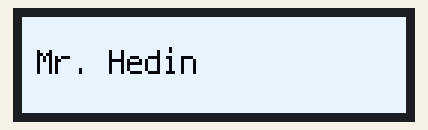
The program below on a simulated Raspberry Pi Pico running CircuitPython. Parts: 128×32 one-colour display.

Above: at 0.1 s.
At 1.1 s:
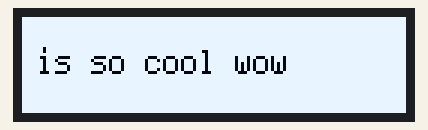
At 2.31 s:
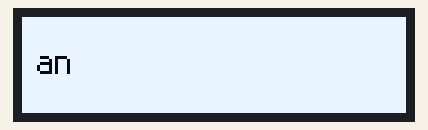
At 3.61 s:
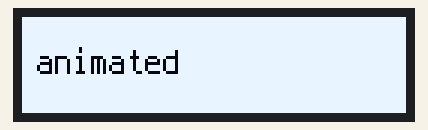
At 4.82 s:
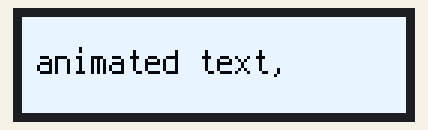
At 5.5 s:
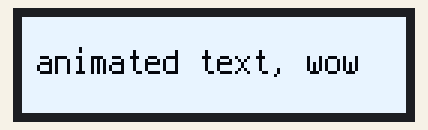

The program:

in_class_example_code.py
```python
"""
This test will initialize the display using displayio and draw a solid white
background and some text
"""
import time
import board
import displayio
import busio
from displayio import I2CDisplay as I2CDisplayBus
import terminalio
from adafruit_display_text import label
import adafruit_displayio_ssd1306

displayio.release_displays()

# Use for I2C
i2c = busio.I2C(board.GP21, board.GP20)  # uses board.SCL and board.SDA
display_bus = I2CDisplayBus(i2c, device_address=0x3C)

WIDTH = 128
HEIGHT = 32
BORDER = 5

display = adafruit_displayio_ssd1306.SSD1306(display_bus, width=WIDTH, height=HEIGHT)

# Make the display group to hold all of our drawings
splash = displayio.Group()

# Set that group as the root group the screen displays
display.root_group = splash

# Create a canvas to draw on and define what colors we have available
bitmap = displayio.Bitmap(WIDTH, HEIGHT, 1)
color_palette = displayio.Palette(2)
color_palette[0] = 0xFFFFFF  # White
color_palette[1] = 0x000000  # Black

# Add the canvas to our grid of drawing
bg_sprite = displayio.TileGrid(bitmap, pixel_shader=color_palette, x=0, y=0)

# add the text to the background
splash.append(bg_sprite)

# Draw a label
text = "Mr. Hedin so cool"
text_area = label.Label(terminalio.FONT, text=text, color=color_palette[1], x=5, y=15)
splash.append(text_area)


# All of the above is boilerplate you can include and adjust as you see fit to create your own designs!
# In our while True loop we can modify the text_area.text to update the label we created
while True:
    text_area.text = "Mr. Hedin"
    time.sleep(1)
    text_area.text = "is so cool wow"
    time.sleep(1)
    new_word = "animated text, wow"
    for i in range(len(new_word)):
        text_area.text = new_word[0:i+1]
        #text_area.text = ""
        time.sleep(.2)
    time.sleep(1)
```

Measured:
- by itself, everything shown: repeats every 6.6 s, in 18 steps
- what the display in image 0 shows lasts 1.0 s, from 0.0 s to 1.0 s
- what the display in image 3 shows lasts 0.4 s, from 3.4 s to 3.8 s
- what the display in image 5 shows lasts 1.2 s, from 5.4 s to 6.6 s
